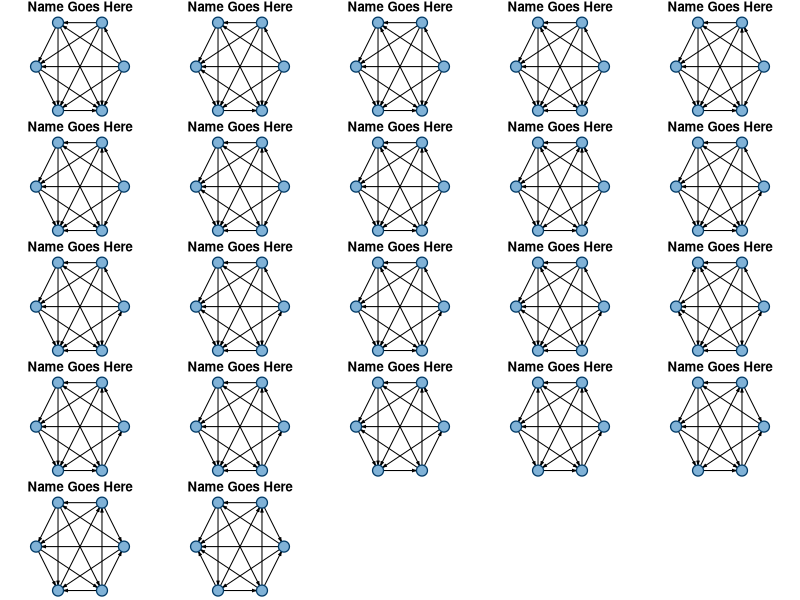

R code for this plot:
# calculating how many non-isopmorphic graphs there are
library(igraph)
library(combinat)

nodes = 6

permutations <- function(n = NULL) {
  num <- c(0, 0, 0, 0, 0, 1, 1, 1, 1, 1)
  combos <- unique(permn(num))
  for (i in 1:length(combos)) {
    combos[[i]] <- combos[[i]][1:n]
  }
  combos <- unique(combos)
  return(combos)
}

total_graphs = (2^5) * (2^4) * (2^3) * (2^2) * 2

# m <- matrix(new[[1]], nrow = nodes)
# g <-graph_from_adjacency_matrix(m, mode="directed")
# plot(g, layout = layout_in_circle(g))


# data_5 <- permutations(5)
# data_4 <- permutations(4)
# data_3 <- permutations(3)
# data_2 <- permutations(2)
# data_1 <- permutations(1)


# this comes from the permutations above
data_5 <- list(c(0,0,0,0,0), c(0,0,0,0,1), c(0,0,0,1,0), c(0,0,1,0,0), c(0,1,0,0,0), c(1,0,0,0,0), c(1,0,0,0,1), c(0,1,0,0,1), c(0,0,1,0,1), c(0,0,0,1,1), c(0,0,1,1,0), c(0,1,0,1,0), c(1,0,0,1,0), c(1,0,1,0,0), c(0,1,1,0,0), c(1,1,0,0,0), c(1,1,0,0,1), c(1,0,1,0,1), c(1,0,0,1,1), c(0,1,0,1,1), c(0,1,1,0,1), c(0,0,1,1,1), c(0,1,1,1,0), c(1,0,1,1,0), c(1,1,0,1,0), c(1,1,1,0,0), c(1,1,0,1,1), c(1,0,1,1,1), c(1,1,1,0,1), c(0,1,1,1,1), c(1,1,1,1,0), c(1,1,1,1,1))
data_4 <- list(c(0,0,0,0), c(0,0,0,1), c(0,0,1,0), c(0,1,0,0), c(1,0,0,0), c(0,0,1,1), c(0,1,0,1), c(1,0,0,1), c(1,0,1,0), c(0,1,1,0), c(1,1,0,0), c(0,1,1,1), c(1,0,1,1), c(1,1,0,1), c(1,1,1,0), c(1,1,1,1))
data_3 <- list(c(0,0,0), c(0,0,1), c(0,1,0), c(1,0,0), c(1,0,1), c(0,1,1), c(1,1,0), c(1,1,1))
data_2 <- list(c(0,0), c(0,1), c(1,0), c(1,1))
data_1 <- list(0, 1)


chunk_1 <- c(data_1[1], data_1[2])
chunk_2 <- c(rep(data_2[1], length(chunk_1)), rep(data_2[2], length(chunk_1)), rep(data_2[3], length(chunk_1)), rep(data_2[4], length(chunk_1)))
chunk_3 <- c(rep(data_3[1], length(chunk_2)), rep(data_3[2], length(chunk_2)), rep(data_3[3], length(chunk_2)), rep(data_3[4], length(chunk_2)), rep(data_3[5], length(chunk_2)), rep(data_3[6], length(chunk_2)), rep(data_3[7], length(chunk_2)), rep(data_3[8], length(chunk_2)))
chunk_4 <- c(rep(data_4[1], length(chunk_3)), rep(data_4[2], length(chunk_3)), rep(data_4[3], length(chunk_3)), rep(data_4[4], length(chunk_3)), rep(data_4[5], length(chunk_3)), rep(data_4[6], length(chunk_3)), rep(data_4[7], length(chunk_3)), rep(data_4[8], length(chunk_3)), rep(data_4[9], length(chunk_3)), rep(data_4[10], length(chunk_3)), rep(data_4[11], length(chunk_3)), rep(data_4[12], length(chunk_3)), rep(data_4[13], length(chunk_3)), rep(data_4[14], length(chunk_3)), rep(data_4[15], length(chunk_3)), rep(data_4[16], length(chunk_3))) 
chunk_5 <- c(rep(data_5[1], length(chunk_4)), rep(data_5[2], length(chunk_4)), rep(data_5[3], length(chunk_4)), rep(data_5[4], length(chunk_4)), rep(data_5[5], length(chunk_4)), rep(data_5[6], length(chunk_4)), rep(data_5[7], length(chunk_4)), rep(data_5[8], length(chunk_4)), rep(data_5[9], length(chunk_4)), rep(data_5[10], length(chunk_4)), rep(data_5[11], length(chunk_4)), rep(data_5[12], length(chunk_4)), rep(data_5[13], length(chunk_4)), rep(data_5[14], length(chunk_4)), rep(data_5[15], length(chunk_4)), rep(data_5[16], length(chunk_4)), rep(data_5[17], length(chunk_4)), rep(data_5[18], length(chunk_4)), rep(data_5[19], length(chunk_4)), rep(data_5[20], length(chunk_4)), rep(data_5[21], length(chunk_4)), rep(data_5[22], length(chunk_4)), rep(data_5[23], length(chunk_4)), rep(data_5[24], length(chunk_4)), rep(data_5[25], length(chunk_4)), rep(data_5[26], length(chunk_4)), rep(data_5[27], length(chunk_4)), rep(data_5[28], length(chunk_4)), rep(data_5[29], length(chunk_4)), rep(data_5[30], length(chunk_4)), rep(data_5[31], length(chunk_4)), rep(data_5[32], length(chunk_4)))


new_data_1 <- rep(chunk_1, total_graphs/length(chunk_1))
new_data_2 <- rep(chunk_2, total_graphs/length(chunk_2))
new_data_3 <- rep(chunk_3, total_graphs/length(chunk_3))
new_data_4 <- rep(chunk_4, total_graphs/length(chunk_4))
new_data_5 <- rep(chunk_5, total_graphs/length(chunk_5))



all_graphs <- list()
for (i in 1:total_graphs) {
  all_graphs[[i]] <- c(0, new_data_5[[i]], abs(new_data_5[[i]][1] - 1), 0, new_data_4[[i]],
                  abs(new_data_5[[i]][2] - 1), abs(new_data_4[[i]][1] - 1), 0, new_data_3[[i]],
                  abs(new_data_5[[i]][3] - 1), abs(new_data_4[[i]][2] - 1), abs(new_data_3[[i]][1] - 1),
                  0, new_data_2[[i]], abs(new_data_5[[i]][4] - 1), abs(new_data_4[[i]][3] - 1),
                  abs(new_data_3[[i]][2] - 1), abs(new_data_2[[i]][1] - 1), 0, new_data_1[[i]],
                  abs(new_data_5[[i]][5] - 1), abs(new_data_4[[i]][4] - 1), abs(new_data_3[[i]][3] - 1),
                  abs(new_data_2[[i]][2] - 1), abs(new_data_1[[i]] - 1), 0
                  )
}


combos <- list()
sorted_combos <- list()
for (i in 1:total_graphs) {
  combos[[i]] <- sum(all_graphs[[i]][1:6])
  combos[[i]] <- c(combos[[i]], sum(all_graphs[[i]][7:12]))
  combos[[i]] <- c(combos[[i]], sum(all_graphs[[i]][13:18]))
  combos[[i]] <- c(combos[[i]], sum(all_graphs[[i]][19:24]))
  combos[[i]] <- c(combos[[i]], sum(all_graphs[[i]][25:30]))
  combos[[i]] <- c(combos[[i]], sum(all_graphs[[i]][31:36]))
  sorted_combos[[i]] <- sort(combos[[i]])
}




iso <- unique(sorted_combos)
iso_count <- rep(list(0), length(iso))
iso_ex_num <- vector()
for (i in 1:length(sorted_combos)) {
  for (j in 1:length(iso)) {
    if (identical(sorted_combos[[i]], iso[[j]])) {
      if (iso_count[[j]] == 0) {
        iso_ex_num <- c(iso_ex_num, i)
      }
      iso_count[[j]] <- iso_count[[j]] + 1
    }
  }
}

# shows the different types of isomorphs and how many there are of each
new_mat <- matrix(iso)
new_mat <- cbind(new_mat, iso_count)


# par(mfrow=c(1,1), mar=c(1,1,1,1))
iso_graph <- list()
for (i in 1:length(iso)) {
  m <- matrix(all_graphs[[iso_ex_num[i]]], nrow = nodes)
  iso_graph[[i]] <-graph_from_adjacency_matrix(m, mode="directed")
}

new_mat <- cbind(new_mat, iso_graph)
# there are 22 total isomorphs


par(mfrow=c(5,5), mar=c(0,0,1,0))
for (i in 1:length(iso)) {
  plot(iso_graph[[i]], layout = layout_in_circle(iso_graph[[1]]), vertex.color = "#80b2d7",
       vertex.size = 25, vertex.frame.color = "#003a67", vertex.frame.width = 1.25,
       edge.color = "black", edge.arrow.size = .2, vertex.label = NA, main = "Name Goes Here")
}


# gets the triad census state and id
# accepts triad census
triad_state <- function(census = NULL) {
  name = NULL
  trans = NULL
  if (census[1] == 1) {
    name = "003"
    trans = NA
  }
  if (census[2] == 1) {
    name = "012"
    trans = NA
  }
  if (census[3] == 1) {
    name = "102"
    trans = NA
  }
  if (census[4] == 1) {
    name = "021D"
    trans = NA
  }
  if (census[5] == 1) {
    name = "021U"
    trans = NA
  }
  if (census[6] == 1) {
    name = "021C"
    trans = "Intransitive"
  }
  if (census[7] == 1) {
    name = "111D"
    trans = "Intransitive"
  }
  if (census[8] == 1) {
    name = "111U"
    trans = "Intransitive"
  }
  if (census[9] == 1) {
    name = "030T"
    trans = "Transitive"
  }
  if (census[10] == 1) {
    name = "030C"
    trans = "Intransitive"
  }
  if (census[11] == 1) {
    name = "201"
    trans = "Intransitive"
  }
  if (census[12] == 1) {
    name = "120D"
    trans = "Transitive"
  }
  if (census[13] == 1) {
    name = "120U"
    trans = "Transitive"
  }
  if (census[14] == 1) {
    name = "120C"
    trans = "Mixed"
  }
  if (census[15] == 1) {
    name = "210"
    trans = "Mixed"
  }
  if (census[16] == 1) {
    name = "300"
    trans = "Transitive"
  }
  return(list(name, trans))
}



iso_triad <- function(iso_number = NULL) {
  g = new_mat[[iso_number, 3]]
  individuals <- c(1, 2, 3, 4, 5, 6)
  ids <- combn(individuals, 3, simplify = FALSE)
  sg = rep(list(NA),length(ids))
  sg_census = rep(list(NA),length(ids))
  state <- rep(list(NA),length(ids))
  trans <- rep(list(NA),length(ids))
  for (i in 1:length(ids)){
    sg[[i]] <- induced_subgraph(g, vids = ids[i][[1]])
    sg_census[[i]] <- triad_census(sg[[i]])
    state[[i]] <- triad_state(sg_census[[i]])[[1]]
    trans[[i]] <- triad_state(sg_census[[i]])[[2]]
  }
  sub_mat <- matrix(ids)
  sub_mat <- cbind(sub_mat, as.matrix(sg))
  sub_mat <- cbind(sub_mat, as.matrix(sg_census))
  sub_mat <- cbind(sub_mat, as.matrix(state))
  sub_mat <- cbind(sub_mat, as.matrix(trans))
  colnames(sub_mat) <- c("Triad", "IGraph", "Triad_Census", "State_ID", "Transitivity")
  return(sub_mat)
}


iso_1_triads <- iso_triad(1)
iso_2_triads <- iso_triad(2)
iso_3_triads <- iso_triad(3)
iso_4_triads <- iso_triad(4)
iso_5_triads <- iso_triad(5)
iso_6_triads <- iso_triad(6)
iso_7_triads <- iso_triad(7)
iso_8_triads <- iso_triad(8)
iso_9_triads <- iso_triad(9)
iso_10_triads <- iso_triad(10)
iso_11_triads <- iso_triad(11)
iso_12_triads <- iso_triad(12)
iso_13_triads <- iso_triad(13)
iso_14_triads <- iso_triad(14)
iso_15_triads <- iso_triad(15)
iso_16_triads <- iso_triad(16)
iso_17_triads <- iso_triad(17)
iso_18_triads <- iso_triad(18)
iso_19_triads <- iso_triad(19)
iso_20_triads <- iso_triad(20)
iso_21_triads <- iso_triad(22)
iso_22_triads <- iso_triad(21)



iso_trans <- function(iso_number = NULL) {
  data <- iso_triad(iso_number)
  trans = 0
  int = 0
  for (i in 1:nrow(data)) {
    if (data[[i,5]] == "Transitive") {
      trans = trans + 1
    }
    if (data[[i,5]] == "Intransitive") {
      trans = int + 1
    }
  }
  return(list(Transitive = trans, Intransitive = int))
}

trans_num = list()
for (i in 1:length(iso)) {
  trans_num[[i]] <- unlist(iso_trans(i))
}

new_mat <- cbind(new_mat, as.matrix(trans_num))
colnames(new_mat) <- c("ID", "Count", "Example IGraph", "Transitivity")





# ## Data from  http://users.cecs.anu.edu.au/~bdm/data/graphs.html ##
# Data <- read.delim("rfid_data/graph6c.g6",header=FALSE)
# 
# DataFrame<-data.frame() #Creating empty data frame to store adjacency matrices
# 
# G<-as.character(Data[1,1])
# n<-as.numeric(charToRaw(substr(G, 1, 1)))-63
# n #number of vertices of the graph
# 
# for(k in 1:nrow(Data)){
#   
#   G<-as.character(Data[k,1])
#   
#   vector<-c()
#   for(i in 2:nchar(G)){
#     vector<-c(vector,rev(as.numeric(intToBits(as.numeric(charToRaw(substr(G, i, i)))-63)[1:6])))}
#   vector
#   
#   A<-matrix(0,nrow=n,ncol=n)
#   vector2<-vector
#   for(j in 2:n){
#     for(i in 1:(j-1)){
#       A[i,j]<-vector2[1];
#       vector2<-vector2[-1]
#     }}#filling the upper triangle of the adjacency matrix
#   for(i in 2:n){
#     for(j in 1:(i-1)){
#       A[i,j]<-A[j,i]
#     }}#filling the lower triangle of the adjacency matrix
#   A
#   
#   Avec<-as.vector(A)
#   DataFrame<-rbind(DataFrame,Avec)
#   if(k%%10000==0){print(k)}
# }
# 
# colnames(DataFrame)<-NULL
# write.csv(DataFrame,paste0("graphs",n,".csv"),row.names=FALSE)


# new_data <- read.csv("graphs6.csv",header=FALSE,sep=",")
# i = 112
# m <- matrix(as.vector(t(new_data[i,])),nrow=sqrt(length(as.vector(t(new_data[i,])))))
